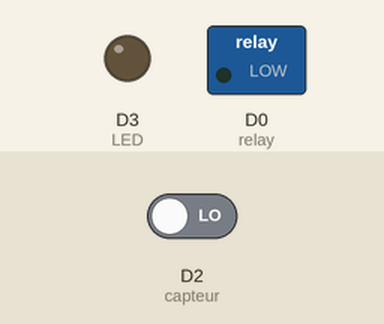
This sketch was run on a simulated ESP8266 (NodeMCU). Shown: switched loads named in the sketch (green lamp = pin HIGH), output pins drawn as LEDs (lit = HIGH). The inputs (shaded band) are chosen by the test bench; at power-on: D2 (capteur) LOW.

Above: at 1.2 s.
1.3 s: D2 (capteur) driven HIGH
At 2.2 s:
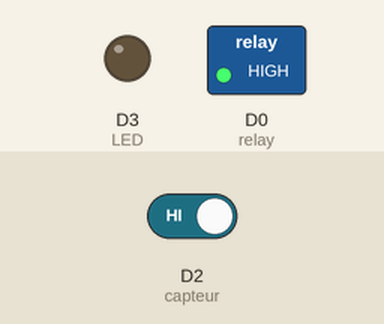
2.8 s: D2 (capteur) driven LOW
At 3.3 s:
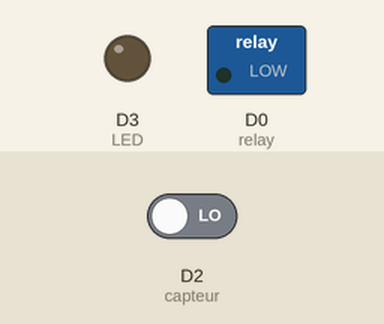
Timing chart, 0 to 5.8 s (numbered marks = the images above; inputs shaded):
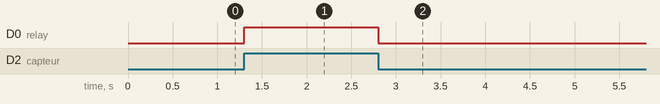

Measured:
- after the input at 1.3 s, D0 (relay): LOW → HIGH at once
- after the input at 2.8 s, D0 (relay): HIGH → LOW at once

The sketch:

relaySon.ino
```cpp
// Programme du capteur de son
// Letmeknow.fr

const int capteur =D2;// pin connecté à la sortie digital du capteur
const int LED =D3;// pin connecté à la LED + resistance
const int relay=D0;

void setup()
{
   pinMode(capteur, INPUT);
   pinMode(LED, OUTPUT);
   pinMode(relay, OUTPUT);
  digitalWrite(relay, LOW);
}

void loop()
{
if(digitalRead(capteur)== HIGH )
   {
   digitalWrite(relay, HIGH);// Allumer la LED
   //delay(10);// Temps de traitement
   }
else
   {
   digitalWrite(relay, LOW);// Eteindre la LED
   //delay(10);// Temps de traitement
   }
}
```
